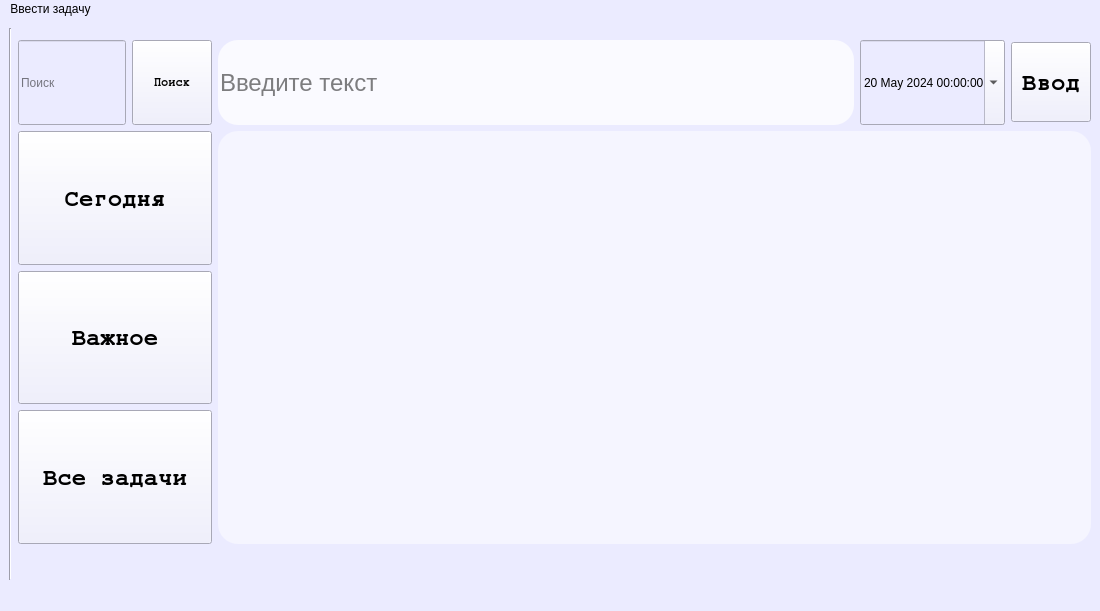
<?xml version="1.0" encoding="UTF-8"?>
<ui version="4.0">
 <class>MainWindow</class>
 <widget class="QMainWindow" name="MainWindow">
  <property name="geometry">
   <rect>
    <x>0</x>
    <y>0</y>
    <width>1100</width>
    <height>611</height>
   </rect>
  </property>
  <property name="minimumSize">
   <size>
    <width>1100</width>
    <height>0</height>
   </size>
  </property>
  <property name="maximumSize">
   <size>
    <width>16777215</width>
    <height>16777215</height>
   </size>
  </property>
  <property name="windowTitle">
   <string>MainWindow</string>
  </property>
  <property name="styleSheet">
   <string notr="true">background-color: rgb(235, 235, 255);</string>
  </property>
  <widget class="QWidget" name="centralwidget">
   <layout class="QGridLayout" name="gridLayout_3">
    <item row="2" column="3" colspan="6">
     <layout class="QHBoxLayout" name="horizontalLayout_3">
      <item>
       <widget class="QLineEdit" name="lineEditFind">
        <property name="sizePolicy">
         <sizepolicy hsizetype="Expanding" vsizetype="Minimum">
          <horstretch>0</horstretch>
          <verstretch>0</verstretch>
         </sizepolicy>
        </property>
        <property name="minimumSize">
         <size>
          <width>0</width>
          <height>45</height>
         </size>
        </property>
        <property name="maximumSize">
         <size>
          <width>200</width>
          <height>16777215</height>
         </size>
        </property>
        <property name="styleSheet">
         <string notr="true"/>
        </property>
        <property name="placeholderText">
         <string>Поиск</string>
        </property>
       </widget>
      </item>
      <item>
       <widget class="QPushButton" name="pushButtonFind">
        <property name="sizePolicy">
         <sizepolicy hsizetype="Minimum" vsizetype="Minimum">
          <horstretch>0</horstretch>
          <verstretch>0</verstretch>
         </sizepolicy>
        </property>
        <property name="font">
         <font>
          <family>FreeMono</family>
          <weight>75</weight>
          <bold>true</bold>
         </font>
        </property>
        <property name="text">
         <string>Поиск</string>
        </property>
       </widget>
      </item>
     </layout>
    </item>
    <item row="1" column="11">
     <layout class="QVBoxLayout" name="verticalLayout"/>
    </item>
    <item row="3" column="9">
     <widget class="QListWidget" name="listWidget">
      <property name="styleSheet">
       <string notr="true">background-color: rgb(245, 245, 255);
border-radius: 20px;</string>
      </property>
     </widget>
    </item>
    <item row="0" column="0" rowspan="10">
     <widget class="Line" name="line">
      <property name="orientation">
       <enum>Qt::Vertical</enum>
      </property>
     </widget>
    </item>
    <item row="3" column="3" colspan="6">
     <layout class="QVBoxLayout" name="verticalLayout_2">
      <item>
       <widget class="QPushButton" name="pushButtonToday">
        <property name="sizePolicy">
         <sizepolicy hsizetype="Minimum" vsizetype="Minimum">
          <horstretch>0</horstretch>
          <verstretch>0</verstretch>
         </sizepolicy>
        </property>
        <property name="font">
         <font>
          <family>FreeMono</family>
          <pointsize>18</pointsize>
          <weight>75</weight>
          <bold>true</bold>
         </font>
        </property>
        <property name="text">
         <string>Сегодня</string>
        </property>
       </widget>
      </item>
      <item>
       <widget class="QPushButton" name="pushButtonImportant">
        <property name="sizePolicy">
         <sizepolicy hsizetype="Minimum" vsizetype="Minimum">
          <horstretch>0</horstretch>
          <verstretch>0</verstretch>
         </sizepolicy>
        </property>
        <property name="font">
         <font>
          <family>FreeMono</family>
          <pointsize>18</pointsize>
          <weight>75</weight>
          <bold>true</bold>
         </font>
        </property>
        <property name="text">
         <string>Важное</string>
        </property>
       </widget>
      </item>
      <item>
       <widget class="QPushButton" name="pushButtonAll">
        <property name="sizePolicy">
         <sizepolicy hsizetype="Minimum" vsizetype="Minimum">
          <horstretch>0</horstretch>
          <verstretch>0</verstretch>
         </sizepolicy>
        </property>
        <property name="font">
         <font>
          <family>FreeMono</family>
          <pointsize>18</pointsize>
          <weight>75</weight>
          <bold>true</bold>
         </font>
        </property>
        <property name="text">
         <string>Все задачи</string>
        </property>
       </widget>
      </item>
     </layout>
    </item>
    <item row="2" column="9">
     <layout class="QHBoxLayout" name="horizontalLayout">
      <item>
       <widget class="QLineEdit" name="lineEdit">
        <property name="sizePolicy">
         <sizepolicy hsizetype="Expanding" vsizetype="Maximum">
          <horstretch>0</horstretch>
          <verstretch>0</verstretch>
         </sizepolicy>
        </property>
        <property name="minimumSize">
         <size>
          <width>0</width>
          <height>75</height>
         </size>
        </property>
        <property name="maximumSize">
         <size>
          <width>16777215</width>
          <height>400</height>
         </size>
        </property>
        <property name="font">
         <font>
          <pointsize>18</pointsize>
          <stylestrategy>PreferAntialias</stylestrategy>
         </font>
        </property>
        <property name="acceptDrops">
         <bool>true</bool>
        </property>
        <property name="styleSheet">
         <string notr="true">background-color: rgb(250, 250, 255);
border-radius: 20px;</string>
        </property>
        <property name="inputMethodHints">
         <set>Qt::ImhNoAutoUppercase|Qt::ImhNoPredictiveText|Qt::ImhSensitiveData</set>
        </property>
        <property name="inputMask">
         <string/>
        </property>
        <property name="text">
         <string comment="Введите текст" extracomment="Введите текст"/>
        </property>
        <property name="maxLength">
         <number>32767</number>
        </property>
        <property name="frame">
         <bool>false</bool>
        </property>
        <property name="echoMode">
         <enum>QLineEdit::PasswordEchoOnEdit</enum>
        </property>
        <property name="placeholderText">
         <string>Введите текст</string>
        </property>
       </widget>
      </item>
      <item>
       <widget class="QDateTimeEdit" name="dateTimeEdit">
        <property name="minimumSize">
         <size>
          <width>0</width>
          <height>85</height>
         </size>
        </property>
        <property name="font">
         <font>
          <weight>50</weight>
          <bold>false</bold>
          <strikeout>false</strikeout>
         </font>
        </property>
        <property name="autoFillBackground">
         <bool>false</bool>
        </property>
        <property name="dateTime">
         <datetime>
          <hour>0</hour>
          <minute>0</minute>
          <second>0</second>
          <year>2024</year>
          <month>5</month>
          <day>20</day>
         </datetime>
        </property>
        <property name="date">
         <date>
          <year>2024</year>
          <month>5</month>
          <day>20</day>
         </date>
        </property>
        <property name="calendarPopup">
         <bool>true</bool>
        </property>
       </widget>
      </item>
      <item>
       <widget class="QPushButton" name="pushButton">
        <property name="minimumSize">
         <size>
          <width>0</width>
          <height>80</height>
         </size>
        </property>
        <property name="font">
         <font>
          <family>FreeMono</family>
          <pointsize>18</pointsize>
          <weight>75</weight>
          <bold>true</bold>
         </font>
        </property>
        <property name="styleSheet">
         <string notr="true"/>
        </property>
        <property name="text">
         <string>Ввод</string>
        </property>
       </widget>
      </item>
     </layout>
    </item>
   </layout>
  </widget>
  <widget class="QMenuBar" name="menubar">
   <property name="geometry">
    <rect>
     <x>0</x>
     <y>0</y>
     <width>1100</width>
     <height>22</height>
    </rect>
   </property>
   <widget class="QMenu" name="menu">
    <property name="title">
     <string>Ввести задачу</string>
    </property>
   </widget>
   <addaction name="menu"/>
  </widget>
  <widget class="QStatusBar" name="statusbar"/>
 </widget>
 <resources/>
 <connections/>
</ui>
